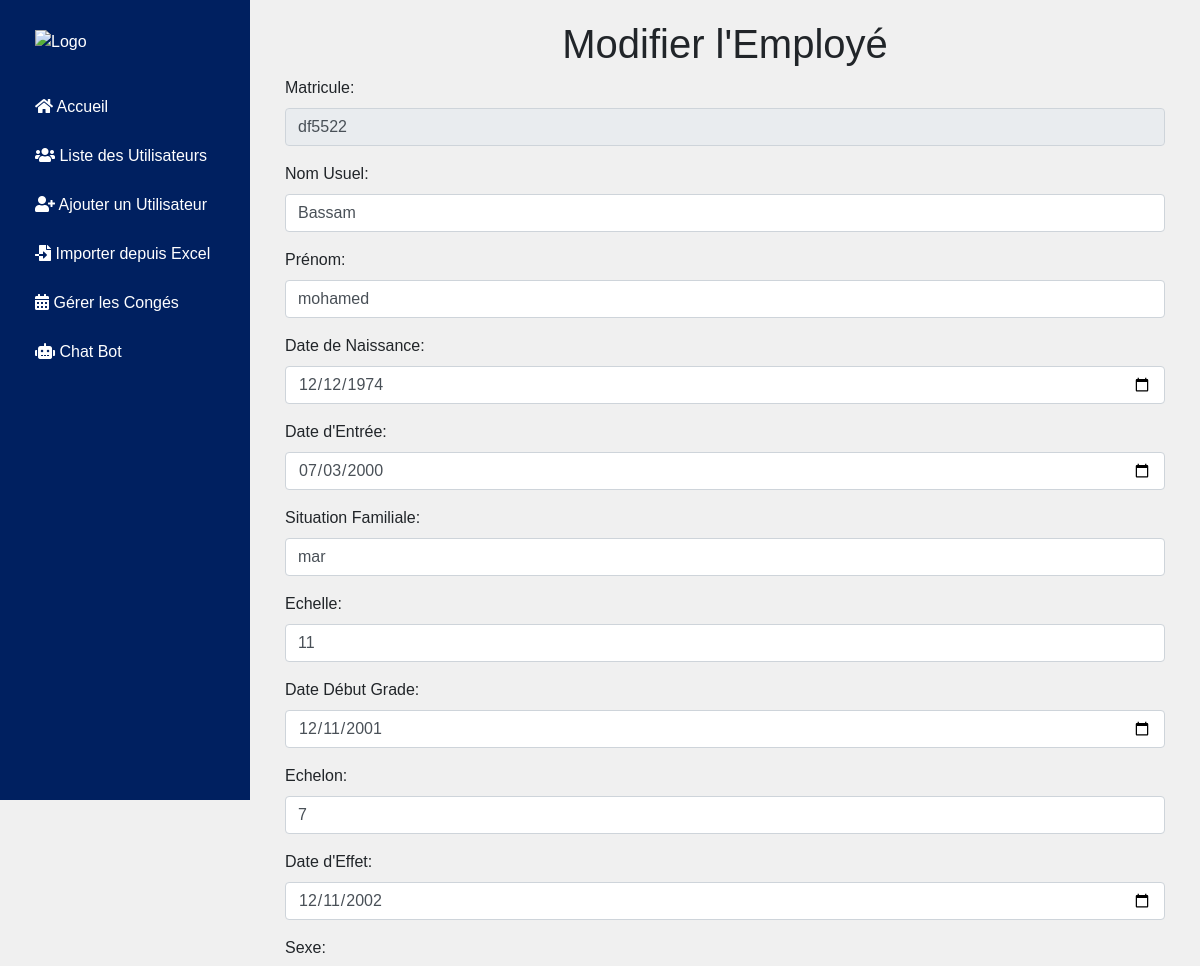
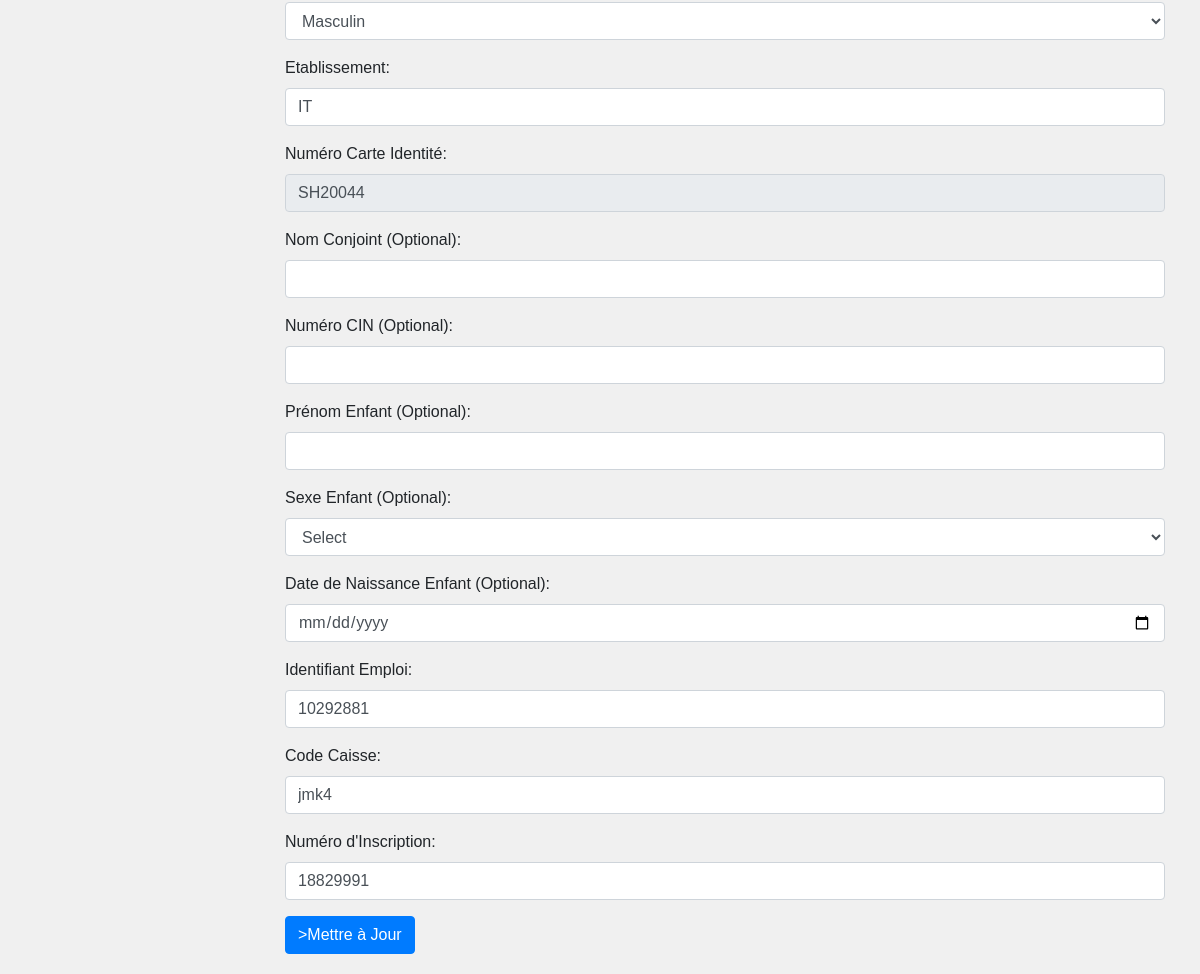
Page /edit/df5522 (signed in) on the committed database (2 pictures, top to bottom).
### app.py (models this page shows, shortened)
class User(db.Model):
    matricule = db.Column(db.String(8), primary_key=True, nullable=False)
    nom_usuel = db.Column(db.String(50), nullable=True)
    prenom = db.Column(db.String(50), nullable=True)
    date_de_naissance = db.Column(db.Date, nullable=True)
    date_d_entree = db.Column(db.Date, nullable=True)
    situation_familiale = db.Column(db.String(50), nullable=True)
    echelle = db.Column(db.String(50), nullable=True)
    date_debut_grade = db.Column(db.Date, nullable=True)
    echelon = db.Column(db.String(50), nullable=True)
    date_d_effet = db.Column(db.Date, nullable=True)
    sexe = db.Column(db.String(1), nullable=True)
    etablissement = db.Column(db.String(100), nullable=True)
    numero_carte_identite = db.Column(db.String(50), unique=True, nullable=False)
    identifiant_emploi = db.Column(db.String(50), nullable=True)
    code_caisse = db.Column(db.String(50), nullable=True)
    numerau_d_inscription = db.Column(db.String(50), nullable=True)

### app.py (the view, shortened to what this page needs)
@app.route('/edit/<matricule>', methods=['GET', 'POST'])
@login_required
def edit_user(matricule):
    user = User.query.get_or_404(matricule)
    return render_template('edit_user.html', user=user)

### app.py (called while the page is built)
@login_manager.user_loader
def load_user(user_id):
    return db.session.get(Userlog, int(user_id))

### templates/edit_user.html (shortened to what this page needs)
{% extends "layout.html" %}
{% block content %}
<div class="container">
    <h1 class="text-center animated fadeInDown">Modifier l'Employé</h1>
    <form method="POST" class="animated fadeInUp">
        <div class="form-group">
            <label for="matricule">Matricule:</label>
            <input type="text" id="matricule" name="matricule" class="form-control" value="{{ user.matricule }}" readonly>
        </div>
        <div class="form-group">
            <label for="nom_usuel">Nom Usuel:</label>
            <input type="text" id="nom_usuel" name="nom_usuel" class="form-control" value="{{ user.nom_usuel }}" required>
        </div>
        <div class="form-group">
            <label for="prenom">Prénom:</label>
            <input type="text" id="prenom" name="prenom" class="form-control" value="{{ user.prenom }}" required>
        </div>
        <div class="form-group">
            <label for="date_de_naissance">Date de Naissance:</label>
            <input type="date" id="date_de_naissance" name="date_de_naissance" class="form-control" value="{{ user.date_de_naissance }}" required>
        </div>
        <div class="form-group">
            <label for="date_d_entree">Date d'Entrée:</label>
            <input type="date" id="date_d_entree" name="date_d_entree" class="form-control" value="{{ user.date_d_entree }}" required>
        </div>
        <div class="form-group">
            <label for="situation_familiale">Situation Familiale:</label>
            <input type="text" id="situation_familiale" name="situation_familiale" class="form-control" value="{{ user.situation_familiale }}" required>
        </div>
        <div class="form-group">
            <label for="echelle">Echelle:</label>
            <input type="text" id="echelle" name="echelle" class="form-control" value="{{ user.echelle }}" required>
        </div>
        <div class="form-group">
            <label for="date_debut_grade">Date Début Grade:</label>
            <input type="date" id="date_debut_grade" name="date_debut_grade" class="form-control" value="{{ user.date_debut_grade }}" required>
        </div>
        <div class="form-group">
            <label for="echelon">Echelon:</label>
            <input type="text" id="echelon" name="echelon" class="form-control" value="{{ user.echelon }}" required>
        </div>
        <div class="form-group">
            <label for="date_d_effet">Date d'Effet:</label>
            <input type="date" id="date_d_effet" name="date_d_effet" class="form-control" value="{{ user.date_d_effet }}" required>
        </div>
        <div class="form-group">
            <label for="sexe">Sexe:</label>
            <select id="sexe" name="sexe" class="form-control" required>
                <option value="M" {% if user.sexe == 'M' %}selected{% endif %}>Masculin</option>
            </select>
        </div>
        <div class="form-group">
            <label for="etablissement">Etablissement:</label>
            <input type="text" id="etablissement" name="etablissement" class="form-control" value="{{ user.etablissement }}" required>
        </div>
        <div class="form-group">
            <label for="numero_carte_identite">Numéro Carte Identité:</label>
            <input type="text" id="numero_carte_identite" name="numero_carte_identite" class="form-control" value="{{ user.numero_carte_identite }}" readonly>
        </div>
        <div class="form-group">
            <label for="nom_conjoint">Nom Conjoint (Optional):</label>
            <input type="text" id="nom_conjoint" name="nom_conjoint" class="form-control" value="{{ user.nom_conjoint }}">
        </div>
        <div class="form-group">
            <label for="numero_cin">Numéro CIN (Optional):</label>
            <input type="text" id="numero_cin" name="numero_cin" class="form-control" value="{{ user.numero_cin }}">
        </div>
        <div class="form-group">
            <label for="prenom_enfant">Prénom Enfant (Optional):</label>
            <input type="text" id="prenom_enfant" name="prenom_enfant" class="form-control" value="{{ user.prenom_enfant }}">
        </div>
        <div class="form-group">
            <label for="sexe_enfant">Sexe Enfant (Optional):</label>
            <select id="sexe_enfant" name="sexe_enfant" class="form-control">
                <option value="" {% if user.sexe_enfant == '' %}selected{% endif %}>Select</option>
            </select>
        </div>
        <div class="form-group">
            <label for="date_de_naissance_enfant">Date de Naissance Enfant (Optional):</label>
            <input type="date" id="date_de_naissance_enfant" name="date_de_naissance_enfant" class="form-control" value="{{ user.date_de_naissance_enfant }}">
        </div>
        <div class="form-group">
            <label for="identifiant_emploi">Identifiant Emploi:</label>
            <input type="text" id="identifiant_emploi" name="identifiant_emploi" class="form-control" value="{{ user.identifiant_emploi }}" required>
        </div>
        <div class="form-group">
            <label for="code_caisse">Code Caisse:</label>
            <input type="text" id="code_caisse" name="code_caisse" class="form-control" value="{{ user.code_caisse }}" required>
        </div>
        <div class="form-group">
            <label for="numerau_d_inscription">Numéro d'Inscription:</label>
            <input type="text" id="numerau_d_inscription" name="numerau_d_inscription" class="form-control" value="{{ user.numerau_d_inscription }}" required>
        </div>
        <button type="submit" class="btn btn-primary hover-animate">>Mettre à Jour</button>
    </form>
</div>
{% endblock %}

### templates/layout.html (style rules this page uses)
body { font-family: 'Arial', sans-serif; margin: 0; padding: 0; background-color: #f0f0f0; }
.form-group { margin-bottom: 1rem; }
.btn { background-color: #007bff; color: white; }

### templates/edit_user.html (style rules this page uses)
.animated { animation-duration: 1s; animation-fill-mode: both; }
.fadeInDown { animation-name: fadeInDown; }
.fadeInUp { animation-name: fadeInUp; }
.hover-animate { transition: transform 0.3s ease, box-shadow 0.3s ease; }

### rows in the picture
User: matricule "df5522", nom_usuel "Bassam", prenom "mohamed", date_de_naissance "12/12/1974", date_d_entree "07/03/2000", situation_familiale "mar", echelle "11", date_debut_grade "12/11/2001", echelon "7", date_d_effet "12/11/2002", sexe "Masculin", etablissement "IT", numero_carte_identite "SH20044", identifiant_emploi "10292881", code_caisse "jmk4", numerau_d_inscription "18829991"
